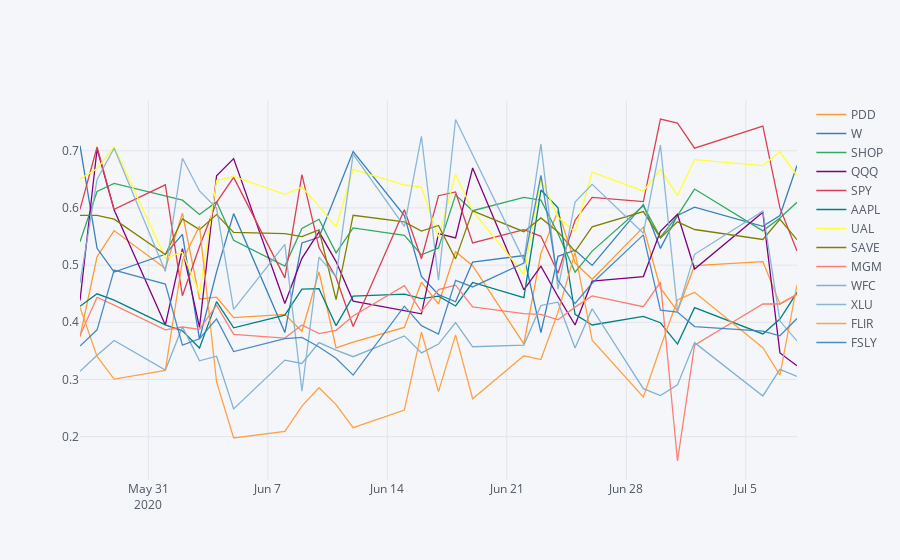

This figure's notebook cell:
### Code cell
multi_stock_ts_view(short, ['PDD', 'W', 'SHOP', 'QQQ', 'SPY', 'AAPL', 'UAL', 'SAVE', 'MGM', 'WFC', 'XLU', 'FLIR', 'FSLY'], 'NMS_ShortRatio', 30) # Dark
